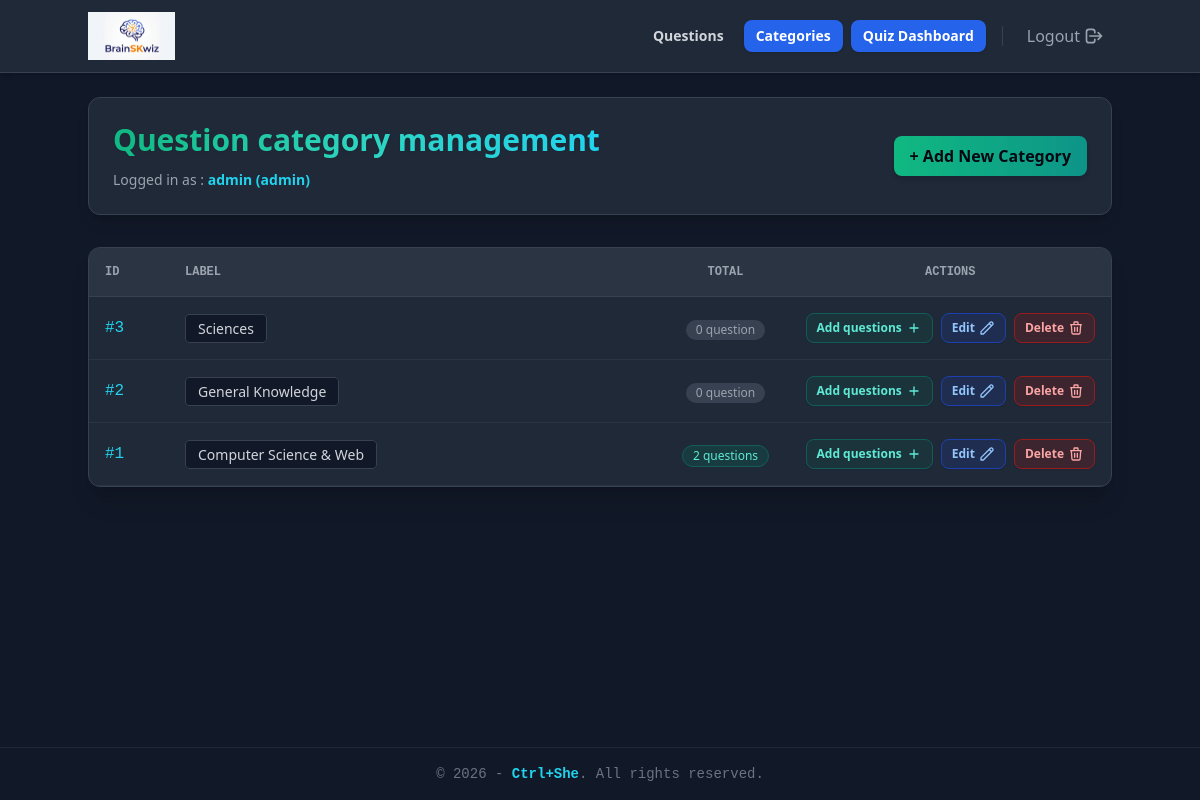
Screenshot of /admin_categories.php (signed in) with the database file from the repository.
### tables this page shows
CREATE TABLE IF NOT EXISTS categories (
    id INT AUTO_INCREMENT PRIMARY KEY,
    label VARCHAR(255) NOT NULL,
    created_at TIMESTAMP DEFAULT CURRENT_TIMESTAMP
);

### src/admin_categories.php (the view, shortened to what this page needs)
<?php
require_once __DIR__ . '/config/db.php';
$query = '
    SELECT c.*, COUNT(q.id) AS total_questions
    FROM categories c
    LEFT JOIN questions q ON q.category_id = c.id
    GROUP BY c.id
    ORDER BY c.id DESC
';
$categories = $pdo->query($query)->fetchAll();
require_once __DIR__ . '/components/header.php';
?>
        <div class="flex flex-col sm:flex-row justify-between items-center text-center sm:text-left gap-4 mb-8 bg-gray-800 p-4 md:p-6 rounded-xl border border-gray-700 shadow-lg">
            <div>
                <h1 class="text-2xl md:text-3xl mb-5 md:mb-3 font-extrabold text-transparent bg-clip-text bg-gradient-to-r from-emerald-500 via-teal-400 to-cyan-400 drop-shadow-sm">Question category management</h1>
                <p class="text-xs md:text-sm mb-3 md:mb-0 text-gray-400 mt-1">
                    Logged in as : <strong class="text-cyan-400"><?php echo htmlspecialchars($_SESSION['username'] ?? 'Admin', ENT_QUOTES, 'UTF-8'); ?> (<?php echo htmlspecialchars($_SESSION['role'], ENT_QUOTES, 'UTF-8'); ?>)</strong>
                </p>
            </div>
            <div class="w-full sm:w-auto flex justify-center sm:justify-end">
                <button id="open-modal-btn" class="w-full sm:w-auto bg-gradient-to-r from-emerald-500 to-teal-600 hover:from-emerald-600 hover:to-teal-700 text-gray-950 font-bold py-2 px-4 rounded-lg shadow-md transition transform hover:-translate-y-0.5 text-sm md:text-base">
                    + Add New Category
                </button>
            </div>
        </div>
        <div class="bg-gray-800 rounded-xl border border-gray-700 shadow-xl overflow-hidden overflow-x-auto">
            <table class="w-full text-left border-collapse min-w-[550px]">
                <thead>
                    <tr class="bg-gray-700/50 text-gray-400 uppercase text-xs font-mono border-b border-gray-700">
                        <th class="p-4 w-20">ID</th>
                        <th class="p-4">Label</th>
                        <th class="p-4 w-32 text-center">Total</th>
                        <th class="p-4 w-36 text-center">Actions</th>
                    </tr>
                </thead>
                <tbody id="categories-table-body">
                    <?php foreach($categories as $cat): ?>
                        <tr id="category-row-<?php echo $cat['id']; ?>" class="border-b border-gray-700/50 hover:bg-gray-700/30 transition">
                            <td class="p-4 font-mono text-cyan-400 items-center">#<?php echo $cat['id']; ?></td>
                            <td class="p-4 text-gray-200 items-center font-medium text-sm md:text-base">
                                <span class="bg-gray-900 px-3 py-1 rounded text-sm text-gray-300 border border-gray-700">
                                    <?php echo htmlspecialchars($cat['label'], ENT_QUOTES, 'UTF-8'); ?>
                                </span>
                            </td>
                            <td class="p-4 text-center items-center">
                                <span class="inline-flex items-center px-2.5 py-0.5 rounded-full text-xs font-medium <?php echo $cat['total_questions'] > 0 ? 'bg-teal-900/50 text-teal-300 border border-teal-800' : 'bg-gray-700 text-gray-400'; ?>">
                                    <?php echo $cat['total_questions'] . ' ' . ($cat['total_questions'] > 1 ? 'questions' : 'question'); ?>
                                </span>
                            </td>
                            <td class="p-4 align-middle text-center">
                                <div class="flex justify-center items-center gap-2 w-full h-full">
                                    <button
                                        data-id="<?php echo $cat['id']; ?>"
                                        data-label="<?php echo htmlspecialchars($cat['label'], ENT_QUOTES, 'UTF-8'); ?>"
                                        onclick="initManageQuestionsModal(this)"
                                        title="Add Questions"
                                        class="flex items-center justify-center gap-1 bg-teal-900/30 hover:bg-teal-600 whitespace-nowrap border border-teal-800 hover:border-teal-500 text-teal-300 hover:text-white px-2.5 py-1.5 rounded-lg text-xs font-semibold transition duration-150 shadow-sm">
                                        Add questions
                                        <svg class="h-4 w-4" fill="none" viewBox="0 0 24 24" stroke="currentColor" stroke-width="2">
                                            <path stroke-linecap="round" stroke-linejoin="round" d="M12 6v6m0 0v6m0-6h6m-6 0H6" />
                                        </svg>
                                    </button>
                                    <button
                                        data-id="<?php echo $cat['id']; ?>"
                                        data-label="<?php echo htmlspecialchars($cat['label'], ENT_QUOTES, 'UTF-8'); ?>"
                                        onclick="initEditModal(this)"
                                        title="Edit Category"
                                        class="gap-1 whitespace-nowrap flex bg-blue-900/30 hover:bg-blue-600 border border-blue-800 hover:border-blue-500 text-blue-300 hover:text-white px-2.5 py-1.5 rounded-lg text-xs font-semibold transition duration-150 shadow-sm">
                                        Edit
                                        <svg class="h-4 w-4" fill="none" viewBox="0 0 24 24" stroke="currentColor" stroke-width="2">
                                            <path stroke-linecap="round" stroke-linejoin="round" d="M15.232 5.232l3.536 3.536m-2.036-5.036a2.5 2.5 0 113.536 3.536L6.5 21.036H3v-3.572L16.732 3.732z" />
                                        </svg>
                                    </button>
                                    <button
                                        onclick="confirmDeleteCategory(<?php echo $cat['id']; ?>)"
                                        title="Delete Category"
                                        class="gap-1 whitespace-nowrap flex bg-red-900/30 hover:bg-red-600 border border-red-800 hover:border-red-500 text-red-300 hover:text-white px-2.5 py-1.5 rounded-lg text-xs font-semibold transition duration-150 shadow-sm">
                                        Delete
                                        <svg class="h-4 w-4" fill="none" viewBox="0 0 24 24" stroke="currentColor" stroke-width="2">
                                            <path stroke-linecap="round" stroke-linejoin="round" d="M19 7l-.867 12.142A2 2 0 0116.138 21H7.862a2 2 0 01-1.995-1.858L5 7m5 4v6m4-6v6m1-10V4a1 1 0 00-1-1h-4a1 1 0 00-1 1v3M4 7h16" />
                                        </svg>
                                    </button>
                                </div>
                            </td>
                        </tr>
                    <?php endforeach; ?>
                </tbody>
            </table>
        </div>
<?php require_once __DIR__ . '/components/footer.php'; ?>

### src/components/header.php (shortened to what this page needs)
<!DOCTYPE html>
<html lang="en" class="h-full">
<head>
    <script src="https://cdn.tailwindcss.com"></script>
</head>
<body class="bg-gray-900 text-white h-screen overflow-hidden font-sans grid grid-rows-[auto_1fr_auto]">
    <?php if(isset($_SESSION['role']) && $_SESSION['role'] === 'admin'): ?>
    <nav class="bg-gray-800 border-b border-gray-700 px-4 py-3 shadow-md relative z-50 flex-shrink-0">
        <div class="max-w-5xl mx-auto flex justify-between items-center">
            <a href="/index.php" class="block transition hover:opacity-90">
                <img src="../public/logo-white.png" alt="brainSKwiz Logo" class="h-12 w-auto">
            </a>
            <div class="hidden md:flex items-center gap-4">
                <div class="flex items-center gap-2">
                    <a href="/admin_questions.php" class="px-3 py-1.5 rounded-lg text-sm font-semibold transition <?php echo strpos($_SERVER['SCRIPT_NAME'], 'admin_questions') !== false ? 'bg-blue-600 text-white shadow' : 'text-gray-300 hover:bg-gray-700'; ?>">
                        Questions
                    </a>
                    <a href="/admin_categories.php" class="px-3 py-1.5 rounded-lg text-sm font-semibold transition <?php echo strpos($_SERVER['SCRIPT_NAME'], 'admin_categories') !== false ? 'bg-blue-600 text-white shadow' : 'text-gray-300 hover:bg-gray-700'; ?>">
                        Categories
                    </a>
                    <a href="/admin_dashboard.php" class="px-3 py-1.5 rounded-lg text-sm font-semibold transition <?php echo strpos($_SERVER['SCRIPT_NAME'], 'admin_categories') !== false ? 'bg-blue-600 text-white shadow' : 'text-gray-300 hover:bg-gray-700'; ?>">
                        Quiz Dashboard
                    </a>
                </div>
                <a href="/logout.php" title="Log out" class="text-gray-400 gap-1 hover:text-red-400 hover:bg-red-500/10 p-2 rounded-lg transition duration-150 flex items-center justify-center">
                    Logout
                    <svg class="h-5 w-5" fill="none" viewBox="0 0 24 24" stroke="currentColor" stroke-width="2">
                        <path stroke-linecap="round" stroke-linejoin="round" d="M17 16l4-4m0 0l-4-4m4 4H7m6 4v1a3 3 0 01-3 3H6a3 3 0 01-3-3V7a3 3 0 013-3h4a3 3 0 013 3v1" />
                    </svg>
                </a>
            </div>
        </div>
    </nav>
    <?php endif; ?>
    <main class="w-full overflow-y-auto p-4 md:p-6">
        <div class="max-w-5xl w-full mx-auto">

### src/components/footer.php
</div> </main> <footer class="w-full bg-gray-900 border-t border-gray-800 py-4 text-center text-sm text-gray-500 font-mono">
        <p>&copy; 2026 - <span class="text-cyan-400 font-bold hover:text-cyan-300 transition">Ctrl+She</span>. All rights reserved.</p>
    </footer>
</body>
</html>

### rows the page displays
categories: id "3", label "Sciences", total_questions "0"
categories: id "2", label "General Knowledge", total_questions "0"
categories: id "1", label "Computer Science & Web", total_questions "2"

### other values shown
$_SESSION['username'] "admin"
$_SESSION['role'] "admin"
